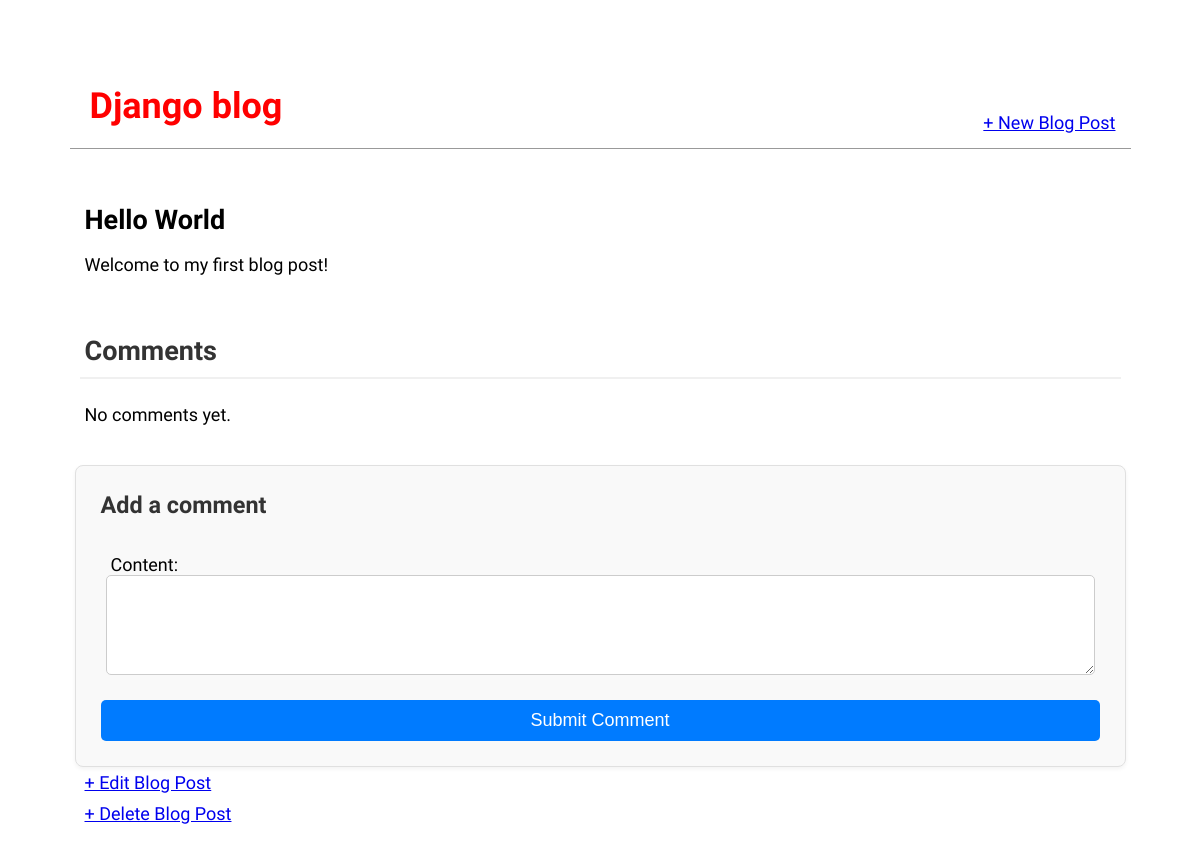
/post/1/, run on an earlier commit of the app's database.
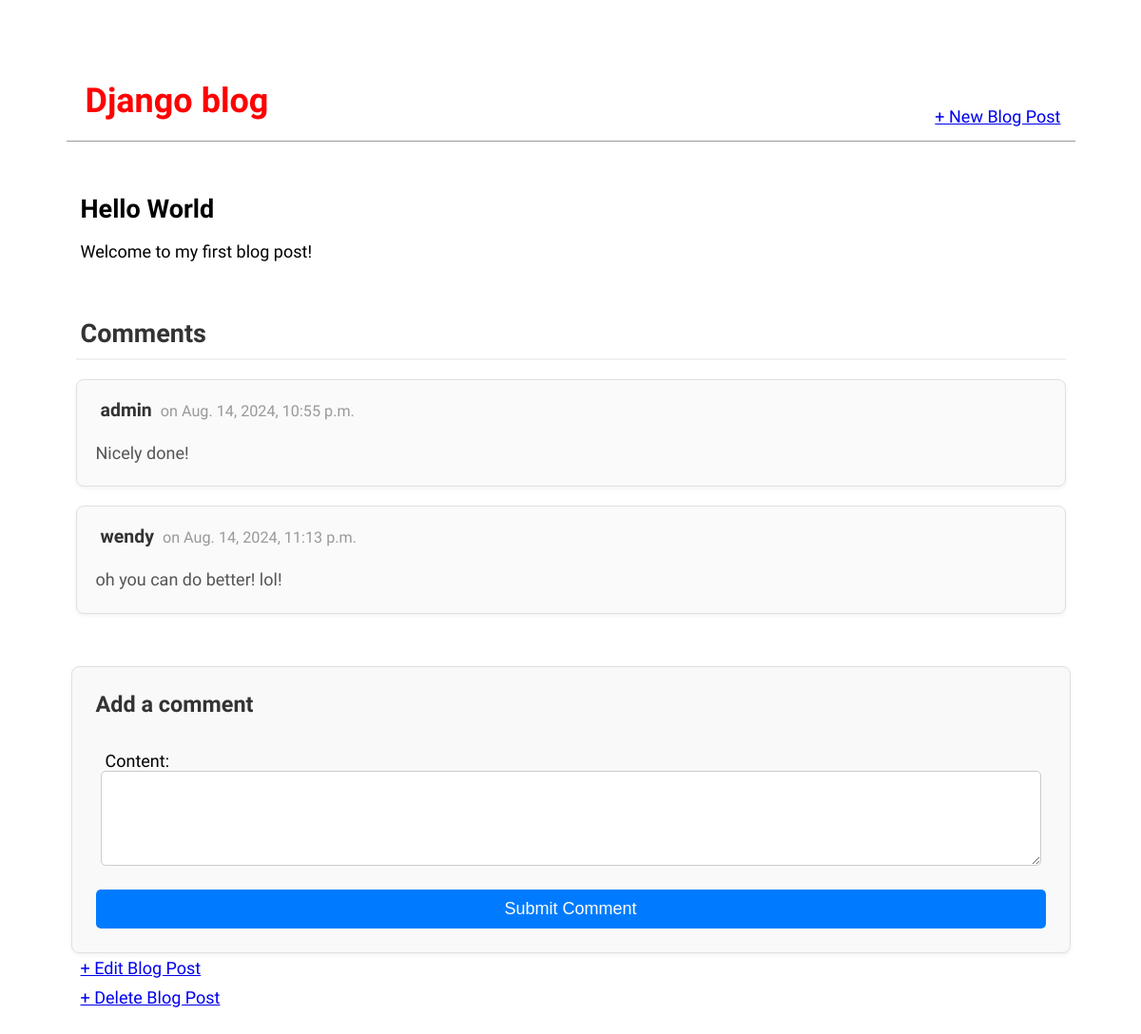
And on a later commit of the database.
### blog/models.py (models this page shows, shortened)
class Post(models.Model):
    title = models.CharField(max_length=250)
    author = models.ForeignKey(User, on_delete=models.CASCADE)
    body = models.TextField()

class Comment(models.Model):
    post = models.ForeignKey(Post, on_delete=models.CASCADE, related_name='comments')
    author = models.ForeignKey(User, on_delete=models.CASCADE)
    content = models.TextField()
    created_at = models.DateTimeField(auto_now_add=True)

### blog/views.py (the view, shortened to what this page needs)
# urls.py: path('post/<int:pk>/', BlogDetailView.as_view(), name='post_detail'),
class BlogDetailView(FormMixin, DetailView): # new
    model = Post
    template_name = 'post_detail.html'
    form_class = CommentForm
    def get_context_data(self, **kwargs):
        context = super().get_context_data(**kwargs)
        context['comments'] = self.object.comments.all()
        if 'form' not in context:
            context['form'] = self.get_form()
        return context

### blog/forms.py
class CommentForm(ModelForm):
    class Meta:
        model = Comment
        fields = ['content']

### templates/post_detail.html (shortened to what this page needs)
{% extends 'base.html' %}
{% block content %}
    <div class="post-entry">
        <h2>{{ post.title }}</h2>
        <p>{{ post.body }}</p>
    </div>
    <div class="comment-section">
        <h3>Comments</h3>
        {% for comment in comments %}
        <div class="comment">
            <div class="comment-meta">
                <strong>{{ comment.author }}</strong> on {{ comment.created_at }}
            </div>
            <p> {{ comment.content }} </p>
        </div>
        {% empty %}
            <p> No comments yet.</p>
        {% endfor %}
    </div>
    <div class="comment-form">
        <h3>Add a comment </h3>
        <form action="" method="post">
            {{ form.as_p }}
            <button type="submit">Submit Comment</button>
        </form>
    </div>
    <p><a href="{% url 'post_edit' post.pk %}">+ Edit Blog Post</a></p>
    <p><a href="{% url 'post_delete' post.pk %}">+ Delete Blog Post</a></p>
{% endblock content %}

### templates/base.html (shortened to what this page needs)
<html>
    {% load static %}
<head>
    <link rel="stylesheet" href="{% static 'styles.css' %}">
</head>
    <body>
        <header>
        <div class="nav-left">
            <h1><a href="{% url 'home' %}">Django blog</a></h1>
        </div>
        <div class="nav-right">
            <a href="{% url 'post_new' %}">+ New Blog Post</a>
            </div>
        </header>
        <div>
        {% block content %}
        {% endblock content %}
        </div>
    </body>
</html>

### static/styles.css (style rules this page uses)
:root { --bgcolor: rgb(255, 255, 255); }
* { margin: 0; padding: 5px; }
body { font-family: 'Source Sans Pro', sans-serif; font-size: 18px; min-height: 100vh; background: var(--bgcolor); margin: 5%; }
header { border-bottom: 1px solid #999; margin-bottom: 2rem; display: flex; }
header h1 a { color: red; text-decoration: none; }
.nav-left { margin-right: auto; }
.nav-right { display: flex; padding-top: 2rem; }
.post-entry { margin-bottom: 2rem; }
.post-entry h2 { margin: 0.5rem 0; }
.post-entry p { margin: 0; font-weight: 400; }
.comment-section { margin-top: 40px; }
.comment-section h3 { font-size: 1.5em; margin-bottom: 20px; color: #333; border-bottom: 2px solid #f0f0f0; padding-bottom: 10px; }
.comment { border: 1px solid #e0e0e0; border-radius: 8px; padding: 15px; margin-bottom: 20px; background-color: #fafafa; box-shadow: 0 2px 4px rgba(0, 0, 0, 0.05); }
.comment strong { color: #333; font-size: 1.2em; }
.comment .comment-meta { font-size: 0.9em; color: #999; margin-bottom: 10px; }
.comment p { margin-top: 10px; line-height: 1.6em; color: #555; }
.comment-form { margin-top: 30px; padding: 20px; border: 1px solid #e0e0e0; border-radius: 8px; background-color: #f9f9f9; box-shadow: 0 2px 4px rgba(0, 0, 0, 0.05); }
.comment-form h3 { font-size: 1.3em; margin-bottom: 20px; color: #333; }
.comment-form form { display: flex; flex-direction: column; }
.comment-form textarea { resize: vertical; padding: 10px; font-size: 1em; border-radius: 5px; border: 1px solid #ccc; margin-bottom: 20px; height: 100px; width: 100%; font-family: inherit; }
.comment-form button { background-color: #007bff; color: white; padding: 10px 15px; border: none; border-radius: 5px; cursor: pointer; font-size: 1em; transition: background-color 0.3s ease; }

What changed in the data, as far as the page shows it:
added Comment: author "admin", created_at "Aug. 14, 2024, 10:55 p.m.", content "Nicely done!"
added Comment: author "wendy", created_at "Aug. 14, 2024, 11:13 p.m.", content "oh you can do better! lol!"
Also different on the page:
text no longer shown: "No comments yet."
